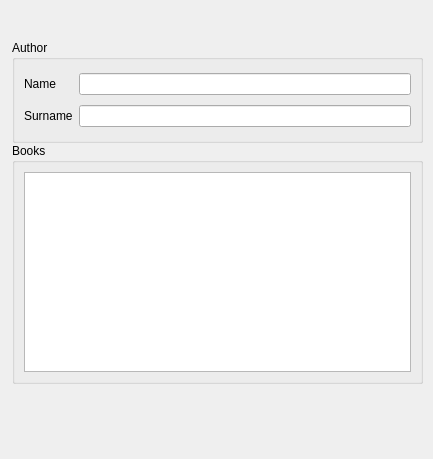
<?xml version="1.0" encoding="UTF-8"?>
<ui version="4.0">
 <class>MainWindow</class>
 <widget class="QMainWindow" name="MainWindow">
  <property name="geometry">
   <rect>
    <x>0</x>
    <y>0</y>
    <width>433</width>
    <height>459</height>
   </rect>
  </property>
  <property name="windowTitle">
   <string>Authors</string>
  </property>
  <widget class="QWidget" name="centralwidget">
   <widget class="QGroupBox" name="groupBox">
    <property name="geometry">
     <rect>
      <x>12</x>
      <y>40</y>
      <width>411</width>
      <height>103</height>
     </rect>
    </property>
    <property name="title">
     <string>Author</string>
    </property>
    <layout class="QGridLayout" name="gridLayout">
     <item row="0" column="0">
      <widget class="QLabel" name="label">
       <property name="text">
        <string>Name</string>
       </property>
      </widget>
     </item>
     <item row="0" column="1">
      <widget class="QLineEdit" name="lineEdit_2">
       <property name="column" stdset="0">
        <string>Name</string>
       </property>
      </widget>
     </item>
     <item row="1" column="0">
      <widget class="QLabel" name="label_2">
       <property name="text">
        <string>Surname</string>
       </property>
      </widget>
     </item>
     <item row="1" column="1">
      <widget class="QLineEdit" name="lineEdit_3">
       <property name="column" stdset="0">
        <string>Surname</string>
       </property>
      </widget>
     </item>
    </layout>
   </widget>
   <widget class="QGroupBox" name="groupBox_2">
    <property name="geometry">
     <rect>
      <x>12</x>
      <y>143</y>
      <width>411</width>
      <height>241</height>
     </rect>
    </property>
    <property name="title">
     <string>Books</string>
    </property>
    <layout class="QVBoxLayout" name="verticalLayout">
     <item>
      <widget class="org.pypapi.ui.widgets.PyPaPiTableView" name="tableView">
       <property name="entity" stdset="0">
        <string>.books</string>
       </property>
       <property name="columns" stdset="0">
        <string>Title,Description</string>
       </property>
      </widget>
     </item>
    </layout>
   </widget>
  </widget>
 </widget>
 <customwidgets>
  <customwidget>
   <class>org.pypapi.ui.widgets.PyPaPiTableView</class>
   <extends>QTableView</extends>
   <header>pypapitableview.h</header>
  </customwidget>
 </customwidgets>
 <resources/>
 <connections/>
</ui>
